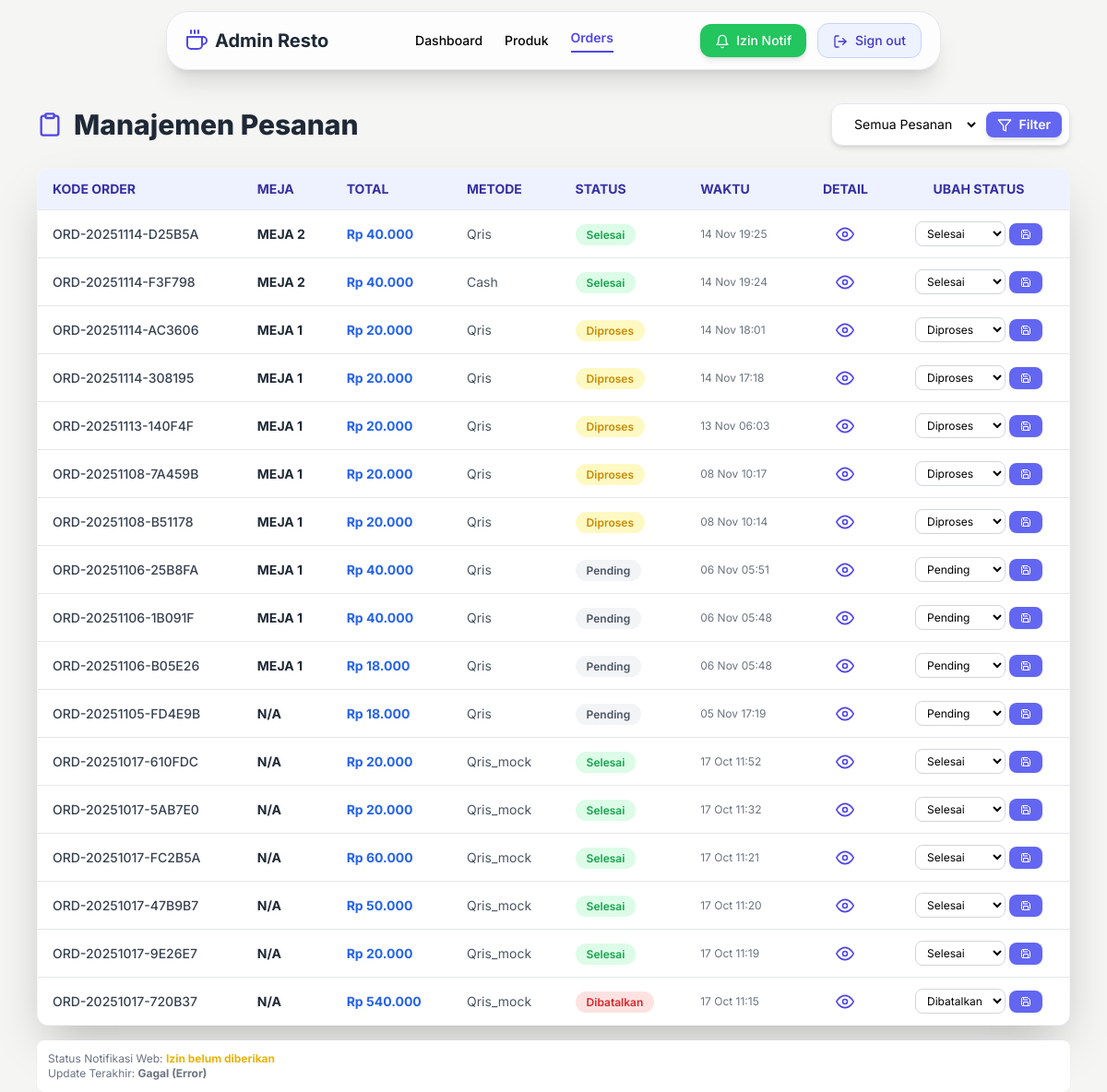
The app's page /admin/orders.php (signed in) with its own data.
### tables this page shows
CREATE TABLE `orders` (
  `id` int(11) NOT NULL,
  `order_code` varchar(100) NOT NULL,
  `user_id` int(11) DEFAULT NULL,
  `table_number` varchar(100) NOT NULL,
  `table_id` int(11) DEFAULT NULL,
  `total` decimal(12,2) NOT NULL DEFAULT 0.00,
  `payment_method` enum('cash','qris','qris_mock') NOT NULL,
  `status` enum('pending','processing','done','cancelled') DEFAULT 'pending',
  `midtrans_id` varchar(255) DEFAULT NULL,
  `created_at` timestamp NULL DEFAULT current_timestamp(),
  `updated_at` timestamp NULL DEFAULT NULL
);

CREATE TABLE `tables` (
  `id` int(11) NOT NULL,
  `name` varchar(50) NOT NULL,
  `code` varchar(50) NOT NULL
);

### app/helpers.php (called while the page is built, shortened)
<?php
function e($string) {
    return htmlspecialchars($string, ENT_QUOTES, 'UTF-8');
}
function currency($number) {
    return 'Rp ' . number_format($number, 0, ',', '.');
}

### admin/orders.php (the view, shortened to what this page needs)
<?php
require_once '../config/config.php';
require_once '../app/helpers.php';
$filter = $_GET['status'] ?? 'semua';
$sql = "SELECT o.*, t.name AS table_name FROM orders o
        LEFT JOIN tables t ON o.table_id = t.id";
$where = '';
$params = [];
$sql .= $where . " ORDER BY o.created_at DESC";
try {
    $stmt = $pdo->prepare($sql);
    $stmt->execute($params);
    $orders = $stmt->fetchAll(PDO::FETCH_ASSOC);
} catch (PDOException $e) {
    error_log("Error fetching orders: " . $e->getMessage());
    $orders = [];
    $message = "❌ Gagal memuat data pesanan!";
}
$order_items = [];
$order_ids = array_column($orders, 'id');
if (!empty($order_ids)) {
    $placeholders = implode(',', array_fill(0, count($order_ids), '?'));
    try {
        $stmt_items = $pdo->prepare("SELECT oi.order_id, oi.qty, oi.price, p.name AS product_name
                                     FROM order_items oi
                                     JOIN products p ON oi.product_id = p.id
                                     WHERE oi.order_id IN ($placeholders)");
        $stmt_items->execute($order_ids);
        $raw_items = $stmt_items->fetchAll(PDO::FETCH_ASSOC);
        foreach ($raw_items as $item) {
            if (!isset($order_items[$item['order_id']])) {
                $order_items[$item['order_id']] = [];
            }
            $order_items[$item['order_id']][] = $item;
        }
    } catch (PDOException $e) {
         error_log("Error fetching order items: " . $e->getMessage());
    }
}
foreach ($orders as $key => $order) {
    $orders[$key]['items'] = $order_items[$order['id']] ?? [];
}
?>
<!DOCTYPE html>
<html lang="id">
<head>
  <script src="https://cdn.tailwindcss.com"></script>
</head>
<body class="bg-stone-100 min-h-screen">
  <header class="fixed top-3 left-0 right-0 z-50 flex justify-center">
    <div class="flex items-center justify-between w-[95%] md:w-[80%] lg:w-[70%] bg-white/80 backdrop-blur-lg border border-gray-200 rounded-3xl shadow-xl px-5 py-3 relative">
      <div class="flex items-center space-x-2">
        <i data-feather="coffee" class="h-6 w-6 text-indigo-600 stroke-[2]"></i>
        <span class="text-xl font-bold text-gray-800 hidden sm:inline">Admin Resto</span>
      </div>
      <nav class="hidden md:flex items-center space-x-6 text-sm font-medium">
        <a href="dashboard.php" class="hover:text-indigo-600 transition">Dashboard</a>
        <a href="product.php" class="hover:text-indigo-600 transition">Produk</a>
        <a href="orders.php" class="text-indigo-600 font-semibold border-b-2 border-indigo-600 pb-1">Orders</a>
      </nav>
      <div class="hidden md:flex items-center space-x-3">
        <button id="requestNotificationBtn" class="px-4 py-2 rounded-xl bg-green-500 text-white text-sm hover:bg-green-600 font-medium transition shadow-md" title="Minta Izin Notifikasi">
            <i data-feather="bell" class="w-4 h-4 inline mr-1"></i> Izin Notif
        </button>
        <a href="logout.php" class="px-4 py-2 rounded-xl bg-indigo-50 border border-indigo-200 text-indigo-700 text-sm hover:bg-indigo-100 font-medium transition">
            <i data-feather="log-out" class="w-4 h-4 inline mr-1"></i> Sign out
        </a>
      </div>
    </div>
  </header>
  <main class="pt-28 px-4 md:px-10 max-w-7xl mx-auto">
    <div class="flex flex-col sm:flex-row justify-between items-start sm:items-center mb-6">
      <h2 class="text-3xl font-extrabold text-gray-800 mb-4 sm:mb-0 flex items-center">
        <i data-feather="clipboard" class="w-7 h-7 mr-3 text-indigo-600"></i>
        Manajemen Pesanan
      </h2>
      <form method="GET" class="flex gap-2 bg-white p-2 rounded-xl shadow-md border">
        <select name="status" class="border-none rounded-lg px-3 py-1 text-sm focus:ring-0 outline-none bg-white">
          <option value="semua" <?= $filter==='semua'?'selected':'' ?>>Semua Pesanan</option>
        </select>
        <button type="submit" class="bg-indigo-500 hover:bg-indigo-600 text-white px-3 py-1 rounded-lg font-semibold text-sm transition shadow-md">
          <i data-feather="filter" class="w-4 h-4 inline mr-1"></i> Filter
        </button>
      </form>
    </div>
    <div class="overflow-x-auto bg-white rounded-xl shadow-2xl border border-gray-100">
      <table class="min-w-full text-sm">
        <thead class="bg-indigo-50 text-indigo-800 uppercase font-semibold">
          <tr>
            <th class="py-3 px-4 text-left">Kode Order</th>
            <th class="py-3 px-4 text-left">Meja</th>
            <th class="py-3 px-4 text-left">Total</th>
            <th class="py-3 px-4 text-left">Metode</th>
            <th class="py-3 px-4 text-left">Status</th>
            <th class="py-3 px-4 text-left">Waktu</th>
            <th class="py-3 px-4 text-center">Detail</th>
            <th class="py-3 px-4 text-center">Ubah Status</th>
          </tr>
        </thead>
        <tbody>
          <?php if (empty($orders)): ?>
            <tr><td colspan="8" class="py-10 text-center text-gray-500 bg-white">
                <i data-feather="box" class="w-8 h-8 mx-auto mb-2"></i>
                <p>😴 Belum ada pesanan untuk filter ini...</p>
            </td></tr>
          <?php else: foreach ($orders as $o): ?>
          <tr class="border-t hover:bg-indigo-50/50 transition duration-150" id="order-row-<?= e($o['id']) ?>">
            <td class="py-3 px-4 font-medium text-gray-700"><?= e($o['order_code']) ?></td>
            <td class="py-3 px-4 font-bold text-gray-800"><?= e($o['table_name'] ?? 'N/A') ?></td>
            <td class="py-3 px-4 text-blue-600 font-bold"><?= currency($o['total']) ?></td>
            <td class="py-3 px-4 text-gray-600"><?= ucfirst($o['payment_method']) ?></td>
            <td class="py-3 px-4">
              <?php
                $status_class = [
                    'pending' => 'bg-gray-100 text-gray-600',
                    'processing' => 'bg-yellow-100 text-yellow-600',
                    'done' => 'bg-green-100 text-green-600',
                    'cancelled' => 'bg-red-100 text-red-600'
                ];
                $status_text = [
                    'pending'=>'Pending','processing'=>'Diproses','done'=>'Selesai','cancelled'=>'Dibatalkan'
                ];
              ?>
              <span class="px-3 py-1 rounded-full text-xs font-semibold <?= $status_class[$o['status']] ?>">
                <?= $status_text[$o['status']] ?? ucfirst($o['status']) ?>
              </span>
            </td>
            <td class="py-3 px-4 text-gray-500 text-xs"><?= date('d M H:i', strtotime($o['created_at'])) ?></td>
            <td class="py-3 px-4 text-center">
                <button
                    onclick="showOrderDetails(<?= htmlspecialchars(json_encode($o), ENT_QUOTES, 'UTF-8') ?>)"
                    class="text-indigo-600 hover:text-indigo-800 font-medium text-sm transition"
                    title="Lihat Detail Pesanan"
                >
                    <i data-feather="eye" class="w-5 h-5 inline"></i>
                </button>
            </td>
            <td class="py-3 px-4 text-center">
              <form method="POST" class="flex items-center gap-1 justify-center">
                <select name="status" class="border border-gray-300 rounded-lg px-2 py-1 text-xs focus:ring-2 focus:ring-blue-400 outline-none bg-white">
                  <option value="pending" <?= $o['status']=='pending'?'selected':'' ?>>Pending</option>
                  <option value="processing" <?= $o['status']=='processing'?'selected':'' ?>>Diproses</option>
                  <option value="done" <?= $o['status']=='done'?'selected':'' ?>>Selesai</option>
                  <option value="cancelled" <?= $o['status']=='cancelled'?'selected':'' ?>>Dibatalkan</option>
                </select>
                <button type="submit" name="update_status" class="bg-indigo-500 hover:bg-indigo-600 text-white text-xs px-3 py-1 rounded-lg font-semibold transition shadow-sm">
                  <i data-feather="save" class="w-3 h-3 inline"></i>
                </button>
              </form>
            </td>
          </tr>
          <?php endforeach; endif; ?>
        </tbody>
      </table>
    </div>
    <div class="mt-4 p-3 bg-white rounded-lg shadow-sm text-xs text-gray-500">
        <p>Status Notifikasi Web: <strong id="notificationStatus" class="text-red-500">Izin belum diberikan</strong></p>
        <p>Update Terakhir: <strong id="lastUpdate">Tidak ada</strong></p>
    </div>
  </main>
</body>
</html>

### admin/orders.php (style rules this page uses)
body { font-family: 'Inter', sans-serif; }

### records on screen
orders: order_code "ORD-20251114-D25B5A", table.name "MEJA 2", total "Rp 40.000", payment_method "Qris", status "Selesai", created_at "14 Nov 19:25"
orders: order_code "ORD-20251114-F3F798", table.name "MEJA 2", total "Rp 40.000", payment_method "Cash", status "Selesai", created_at "14 Nov 19:24"
orders: order_code "ORD-20251114-AC3606", table.name "MEJA 1", total "Rp 20.000", payment_method "Qris", status "Diproses", created_at "14 Nov 18:01"
orders: order_code "ORD-20251114-308195", table.name "MEJA 1", total "Rp 20.000", payment_method "Qris", status "Diproses", created_at "14 Nov 17:18"
orders: order_code "ORD-20251113-140F4F", table.name "MEJA 1", total "Rp 20.000", payment_method "Qris", status "Diproses", created_at "13 Nov 06:03"
orders: order_code "ORD-20251108-7A459B", table.name "MEJA 1", total "Rp 20.000", payment_method "Qris", status "Diproses", created_at "08 Nov 10:17"
orders: order_code "ORD-20251108-B51178", table.name "MEJA 1", total "Rp 20.000", payment_method "Qris", status "Diproses", created_at "08 Nov 10:14"
orders: order_code "ORD-20251106-25B8FA", table.name "MEJA 1", total "Rp 40.000", payment_method "Qris", status "Pending", created_at "06 Nov 05:51"
orders: order_code "ORD-20251106-1B091F", table.name "MEJA 1", total "Rp 40.000", payment_method "Qris", status "Pending", created_at "06 Nov 05:48"
orders: order_code "ORD-20251106-B05E26", table.name "MEJA 1", total "Rp 18.000", payment_method "Qris", status "Pending", created_at "06 Nov 05:48"
orders: order_code "ORD-20251105-FD4E9B", table_name "N/A", total "Rp 18.000", payment_method "Qris", status "Pending", created_at "05 Nov 17:19"
orders: order_code "ORD-20251017-610FDC", table_name "N/A", total "Rp 20.000", payment_method "Qris_mock", status "Selesai", created_at "17 Oct 11:52"
orders: order_code "ORD-20251017-5AB7E0", table_name "N/A", total "Rp 20.000", payment_method "Qris_mock", status "Selesai", created_at "17 Oct 11:32"
orders: order_code "ORD-20251017-FC2B5A", table_name "N/A", total "Rp 60.000", payment_method "Qris_mock", status "Selesai", created_at "17 Oct 11:21"
orders: order_code "ORD-20251017-47B9B7", table_name "N/A", total "Rp 50.000", payment_method "Qris_mock", status "Selesai", created_at "17 Oct 11:20"
orders: order_code "ORD-20251017-9E26E7", table_name "N/A", total "Rp 20.000", payment_method "Qris_mock", status "Selesai", created_at "17 Oct 11:19"
orders: order_code "ORD-20251017-720B37", table_name "N/A", total "Rp 540.000", payment_method "Qris_mock", status "Dibatalkan", created_at "17 Oct 11:15"
